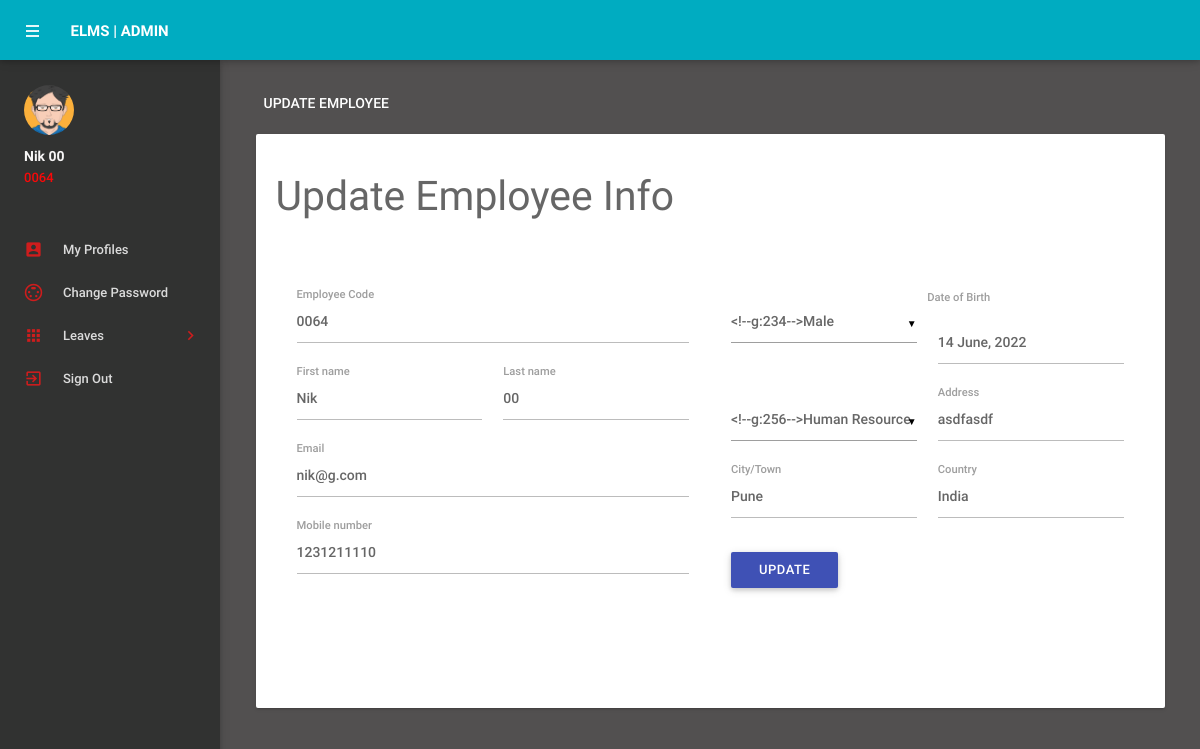
Page /myprofile.php (signed in) on the committed database.
### tables this page shows
CREATE TABLE `tblemployees` (
  `id` int(11) NOT NULL,
  `EmpId` varchar(100) NOT NULL,
  `FirstName` varchar(150) NOT NULL,
  `LastName` varchar(150) NOT NULL,
  `EmailId` varchar(200) NOT NULL,
  `Password` varchar(180) NOT NULL,
  `Gender` varchar(100) NOT NULL,
  `Dob` varchar(100) NOT NULL,
  `Department` varchar(255) NOT NULL,
  `Address` varchar(255) NOT NULL,
  `City` varchar(200) NOT NULL,
  `Country` varchar(150) NOT NULL,
  `Phonenumber` char(11) NOT NULL,
  `Status` int(1) NOT NULL,
  `RegDate` timestamp NOT NULL DEFAULT CURRENT_TIMESTAMP
);

### myprofile.php (the view, shortened to what this page needs)
<?php
include('includes/config.php');
if(strlen($_SESSION['emplogin'])==0)
    {
header('location:index.php');
}
else{
    ?>
<!DOCTYPE html>
<html lang="en">
    <head>
        <link type="text/css" rel="stylesheet" href="assets/plugins/materialize/css/materialize.min.css"/>
        <link href="assets/plugins/material-preloader/css/materialPreloader.min.css" rel="stylesheet">
        <link href="assets/css/alpha.min.css" rel="stylesheet" type="text/css"/>
        <link href="assets/css/custom.css" rel="stylesheet" type="text/css"/>
    </head>
    <body>
  <?php include('includes/header.php');?>
       <?php include('includes/sidebar.php');?>
   <main class="mn-inner">
                <div class="row">
                    <div class="col s12">
                        <div class="page-title">Update employee</div>
                    </div>
                    <div class="col s12 m12 l12">
                        <div class="card">
                            <div class="card-content">
                                <form id="example-form" method="post" name="updatemp">
                                    <div>
                                        <h3>Update Employee Info</h3>
                                        <section>
                                            <div class="wizard-content">
                                                <div class="row">
                                                    <div class="col m6">
                                                        <div class="row">
<?php
$eid=$_SESSION['emplogin'];
$sql = "SELECT * from  tblemployees where EmailId=:eid";
$query = $dbh -> prepare($sql);
$query -> bindParam(':eid',$eid, PDO::PARAM_STR);
$query->execute();
$results=$query->fetchAll(PDO::FETCH_OBJ);
if($query->rowCount() > 0)
{
foreach($results as $result)
{               ?>
 <div class="input-field col  s12">
<label for="empcode">Employee Code</label>
<input  name="empcode" id="empcode" value="<?php echo htmlentities($result->EmpId);?>" type="text" autocomplete="off" readonly required>
</div>
<div class="input-field col m6 s12">
<label for="firstName">First name</label>
<input id="firstName" name="firstName" value="<?php echo htmlentities($result->FirstName);?>"  type="text" required>
</div>
<div class="input-field col m6 s12">
<label for="lastName">Last name </label>
<input id="lastName" name="lastName" value="<?php echo htmlentities($result->LastName);?>" type="text" autocomplete="off" required>
</div>
<div class="input-field col s12">
<label for="email">Email</label>
<input  name="email" type="email" id="email" value="<?php echo htmlentities($result->EmailId);?>" readonly autocomplete="off" required>
</div>
<div class="input-field col s12">
<label for="phone">Mobile number</label>
<input id="phone" name="mobileno" onBlur=checkPhoneNumber()  type="tel" value="<?php echo htmlentities($result->Phonenumber);?>" maxlength="10" autocomplete="off" required>
</div>
</div>
</div>
<div class="col m6">
<div class="row">
<div class="input-field col m6 s12">
</div>
<label for="birthdate">Date of Birth</label>
<div class="input-field col m6 s12">
<input id="birthdate" name="dob"  class="datepicker" value="<?php echo htmlentities($result->Dob);?>" >
</div>
<div class="input-field col m6 s12">
</div>
<div class="input-field col m6 s12">
<label for="address">Address</label>
<input id="address" name="address" type="text"  value="<?php echo htmlentities($result->Address);?>" autocomplete="off" required>
</div>
<div class="input-field col m6 s12">
<label for="city">City/Town</label>
<input id="city" name="city" type="text"  value="<?php echo htmlentities($result->City);?>" autocomplete="off" required>
 </div>
<div class="input-field col m6 s12">
<label for="country">Country</label>
<input id="country" name="country" type="text"  value="<?php echo htmlentities($result->Country);?>" autocomplete="off" required>
</div>
<?php }}?>
<div class="input-field col s12">
<button type="submit" name="update"  id="update" class="waves-effect waves-light btn indigo m-b-xs">UPDATE</button>
</div>
                                                        </div>
                                                    </div>
                                                </div>
                                            </div>
                                        </section>
                                    </div>
                                </form>
                            </div>
                        </div>
                    </div>
                </div>
            </main>
        </div>
        <div class="left-sidebar-hover"></div>
    </body>
</html>
<?php } ?>

### includes/sidebar.php (shortened to what this page needs)
     <aside id="slide-out" class="side-nav white fixed">
                <div class="side-nav-wrapper">
                    <div class="sidebar-profile">
                        <div class="sidebar-profile-image">
                            <img src="assets/images/profile-image.png" class="circle" alt="">
                        </div>
                        <div class="sidebar-profile-info">
                    <?php
$eid=$_SESSION['eid'];
$sql = "SELECT FirstName,LastName,EmpId from  tblemployees where id=:eid";
$query = $dbh -> prepare($sql);
$query->bindParam(':eid',$eid,PDO::PARAM_STR);
$query->execute();
$results=$query->fetchAll(PDO::FETCH_OBJ);
if($query->rowCount() > 0)
{
foreach($results as $result)
{               ?>
                                <p><?php echo htmlentities($result->FirstName." ".$result->LastName);?></p>
                                <span><?php echo htmlentities($result->EmpId)?></span>
                         <?php }} ?>
                        </div>
                    </div>
                <ul class="sidebar-menu collapsible collapsible-accordion" data-collapsible="accordion">
  <li class="no-padding"><a class="waves-effect waves-grey" href="myprofile.php"><i class="material-icons">account_box</i>My Profiles</a></li>
  <li class="no-padding"><a class="waves-effect waves-grey" href="emp-changepassword.php"><i class="material-icons">settings_input_svideo</i>Change Password</a></li>
                    <li class="no-padding">
                        <a class="collapsible-header waves-effect waves-grey"><i class="material-icons">apps</i>Leaves<i class="nav-drop-icon material-icons">keyboard_arrow_right</i></a>
                    </li>
                  <li class="no-padding">
                                <a class="waves-effect waves-grey" href="logout.php"><i class="material-icons">exit_to_app</i>Sign Out</a>
                            </li>
                </ul>
                </div>
            </aside>

### assets/css/custom.css (style rules this page uses)
.side-nav-wrapper { background-color: #313231 ; }

### rows in the picture
tblemployees: FirstName+LastName "Nik 00", EmpId "0064", empcode "0064", firstName "Nik", lastName "00", email "nik@g.com", mobileno "1231211110", dob "14 June, 2022", address "asdfasdf", city "Pune", country "India"
